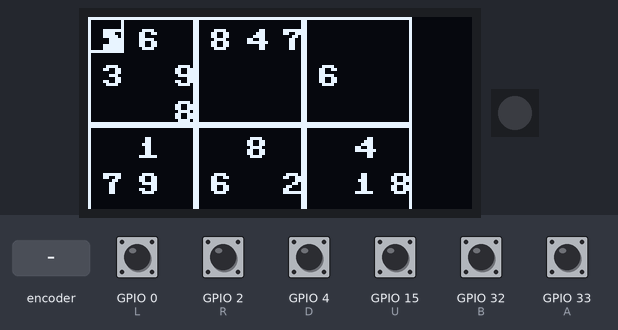
Recording of a program running on a simulated ESP32 board running MicroPython. Parts: 128×64 one-colour display, 1 RGB LEDs in strip order, left to right. The inputs (shaded band) are chosen by the test bench; at power-on: GPIO 0 (L), GPIO 2 (R), GPIO 4 (D), GPIO 15 (U), GPIO 32 (B), GPIO 33 (A) HIGH. Random numbers come from a fixed seed; library files of the repository ran but are not shown: ssd1306.py.

Above: at 5.0 s.
5.1 s: GPIO 2 (R) pulled LOW for 1 s
At 6.8 s:
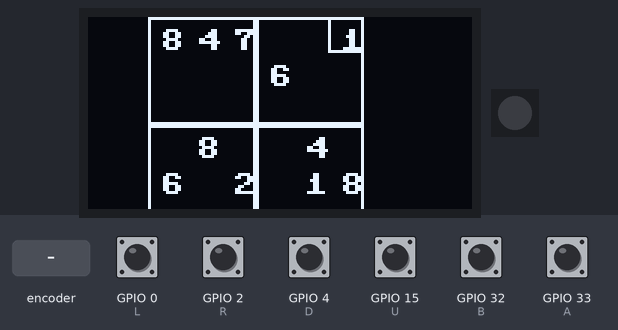
7.6 s: rotary encoder on GPIO 33 (A) / GPIO 32 (B) turned 2 steps (second pin leading)
At 8.5 s:
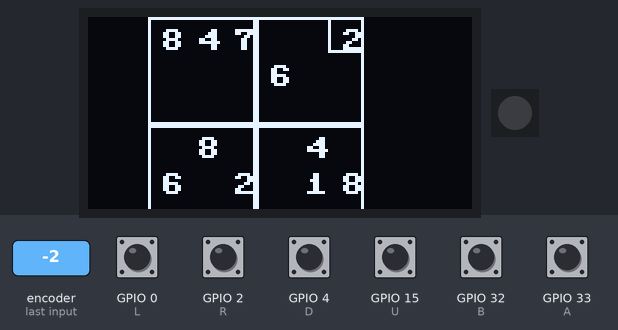
9.5 s: GPIO 0 (L) pulled LOW for 0.15 s
At 10.8 s:
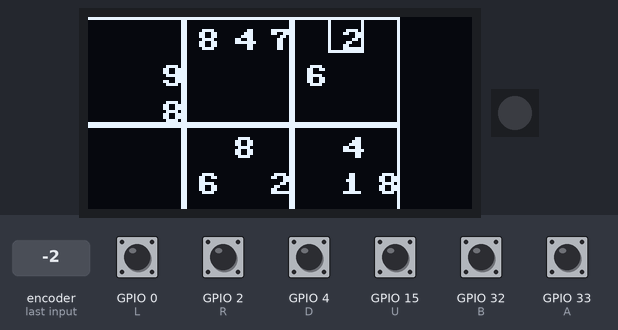
11.1 s: GPIO 4 (D) pulled LOW for 0.15 s
At 12.3 s:
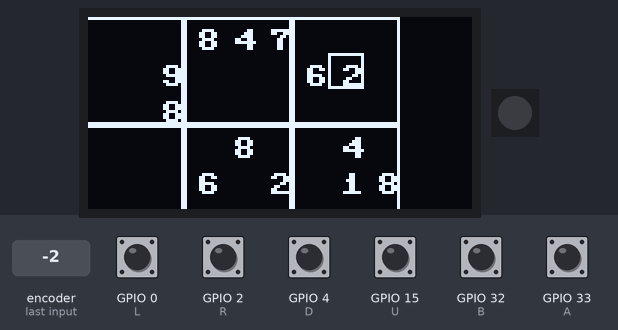
12.7 s: GPIO 0 (L) pulled LOW for 1 s
At 13.8 s:
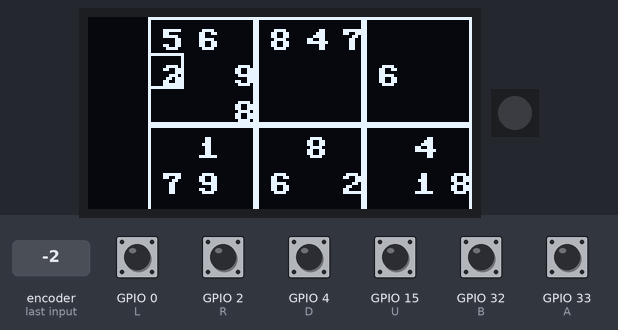
15.2 s: GPIO 15 (U) pulled LOW for 0.15 s
At 15.6 s:
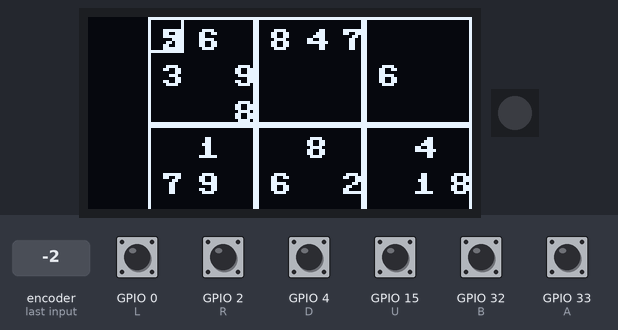
Timing chart, 0 to 17.8 s (numbered marks = the images above; inputs shaded):
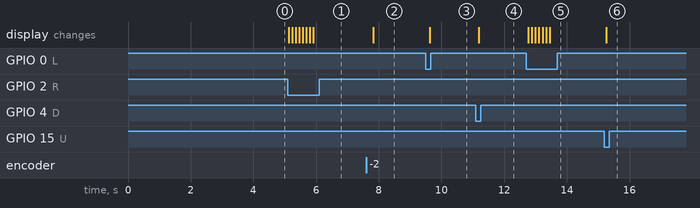

The program:

sudoku.py
```python
from badge import oled, btn
from time import sleep_ms
import random

# Define constants
CELL_SIZE = 12
GRID_SIZE = 9
GRID_WIDTH = GRID_SIZE * CELL_SIZE
GRID_HEIGHT = GRID_SIZE * CELL_SIZE
DISPLAY_WIDTH = 128
DISPLAY_HEIGHT = 64

# Define colors
COLOR_BLACK = 0
COLOR_WHITE = 1

class SudokuGame:
    def __init__(self):
        self.grid = [[0 for _ in range(GRID_SIZE)] for _ in range(GRID_SIZE)]
        self.generate_puzzle()
        self.selected_cell = [0, 0]
        self.selected_number = 1  # Initial selected number
        self.scroll_offset = [0, 0]

    def generate_puzzle(self):
        # Initialize a partially filled grid (for demonstration purposes)
        self.grids = [
            [[5, 3, 0, 0, 7, 0, 0, 0, 0],
             [6, 0, 0, 1, 9, 5, 0, 0, 0],
             [0, 9, 8, 0, 0, 0, 0, 6, 0],
             [8, 0, 0, 0, 6, 0, 0, 0, 3],
             [4, 0, 0, 8, 0, 3, 0, 0, 1],
             [7, 0, 0, 0, 2, 0, 0, 0, 6],
             [0, 6, 0, 0, 0, 0, 2, 8, 0],
             [0, 0, 0, 4, 1, 9, 0, 0, 5],
             [0, 0, 0, 0, 8, 0, 0, 7, 9]],

            [[0, 2, 0, 0, 7, 0, 0, 0, 0],
             [6, 0, 0, 1, 0, 5, 0, 0, 0],
             [0, 0, 8, 0, 0, 0, 0, 6, 0],
             [8, 0, 0, 0, 6, 0, 0, 0, 3],
             [4, 0, 0, 8, 0, 3, 0, 0, 1],
             [7, 0, 0, 0, 2, 0, 0, 0, 6],
             [0, 6, 0, 0, 0, 0, 2, 8, 0],
             [0, 0, 0, 4, 1, 9, 0, 0, 5],
             [0, 0, 0, 0, 8, 0, 0, 7, 9]],

            [[8, 0, 4, 0, 2, 0, 1, 0, 6],
             [0, 0, 0, 0, 0, 0, 0, 8, 0],
             [5, 0, 0, 0, 0, 7, 0, 0, 0],
             [0, 6, 0, 2, 0, 0, 0, 0, 0],
             [0, 0, 1, 0, 6, 0, 3, 0, 4],
             [0, 0, 0, 0, 0, 0, 0, 0, 9],
             [4, 0, 0, 5, 0, 0, 8, 0, 3],
             [0, 0, 0, 0, 3, 0, 0, 9, 0],
             [0, 0, 8, 0, 0, 0, 0, 2, 0]],
        ]

        #choose random grid
        self.grid = random.choice(self.grids)

    def draw(self):
        oled.fill(0)

        # Determine the visible range of cells
        start_x = max(0, self.selected_cell[0] - DISPLAY_WIDTH // CELL_SIZE // 2)
        start_y = max(0, self.selected_cell[1] - DISPLAY_HEIGHT // CELL_SIZE // 2)
        end_x = min(GRID_SIZE, start_x + DISPLAY_WIDTH // CELL_SIZE)
        end_y = min(GRID_SIZE, start_y + DISPLAY_HEIGHT // CELL_SIZE)

        # Draw grid lines within the 3x3 grid
        for i in range(start_x // 3 * 3, (end_x + 2) // 3 * 3, 3):
            for j in range(start_y // 3 * 3, (end_y + 2) // 3 * 3, 3):
                oled.rect((i - start_x) * CELL_SIZE - self.scroll_offset[0],
                          (j - start_y) * CELL_SIZE - self.scroll_offset[1],
                          3 * CELL_SIZE, 3 * CELL_SIZE, COLOR_WHITE)

        # Draw numbers
        for i in range(start_x, end_x):
            for j in range(start_y, end_y):
                number = str(self.grid[i][j]) if self.grid[i][j] != 0 else ""
                x = (i - start_x) * CELL_SIZE - self.scroll_offset[0] + 4
                y = (j - start_y) * CELL_SIZE - self.scroll_offset[1] + 4
                oled.text(number, x, y, COLOR_WHITE)

                # Display selected number in the selected cell
                if [i, j] == self.selected_cell:
                    oled.text(str(self.selected_number), x, y, COLOR_WHITE)

        # Highlight selected cell
        x = (self.selected_cell[0] - start_x) * CELL_SIZE - self.scroll_offset[0]
        y = (self.selected_cell[1] - start_y) * CELL_SIZE - self.scroll_offset[1]
        oled.rect(x, y, CELL_SIZE, CELL_SIZE, COLOR_WHITE)

        oled.show()

    def handle_input(self):
        # Record the initial selected cell position for comparison
        initial_selected_cell = self.selected_cell.copy()

        if btn.U.value() == 0:
            if self.selected_cell[1] > 0:
                self.selected_cell[1] -= 1
                if self.selected_cell[1] < self.scroll_offset[1] // CELL_SIZE:
                    self.scroll_offset[1] -= CELL_SIZE
        elif btn.D.value() == 0:
            if self.selected_cell[1] < GRID_SIZE - 1:
                self.selected_cell[1] += 1
                if self.selected_cell[1] >= (self.scroll_offset[1] + DISPLAY_HEIGHT // CELL_SIZE):
                    self.scroll_offset[1] += CELL_SIZE
        elif btn.L.value() == 0:
            if self.selected_cell[0] > 0:
                self.selected_cell[0] -= 1
                if self.selected_cell[0] < self.scroll_offset[0] // CELL_SIZE:
                    self.scroll_offset[0] -= CELL_SIZE
        elif btn.R.value() == 0:
            if self.selected_cell[0] < GRID_SIZE - 1:
                self.selected_cell[0] += 1
                if self.selected_cell[0] >= (self.scroll_offset[0] + DISPLAY_WIDTH // CELL_SIZE):
                    self.scroll_offset[0] += CELL_SIZE
        elif btn.A.value() == 0:  # Clear or enter number into the cell
            self.enter_number()
        elif btn.B.value() == 0:  # Cycle through numbers
            self.selected_number = (self.selected_number % 9) + 1

        # Check if the selected cell position has changed
        if initial_selected_cell != self.selected_cell:
            # Ensure the scroll offset does not go beyond the board boundaries
            self.scroll_offset[0] = min(max(0, self.scroll_offset[0]), GRID_WIDTH - DISPLAY_WIDTH)
            self.scroll_offset[1] = min(max(0, self.scroll_offset[1]), GRID_HEIGHT - DISPLAY_HEIGHT)

    def enter_number(self):
        cell_value = self.grid[self.selected_cell[0]][self.selected_cell[1]]
        # If the selected cell is empty, enter the selected number into the cell
        if cell_value == 0:
            # If the number is valid (no conflicts), update the grid
            if self.is_valid_move(self.selected_number, self.selected_cell[0], self.selected_cell[1]):
                self.grid[self.selected_cell[0]][self.selected_cell[1]] = self.selected_number
        # If the selected cell is occupied, clear it
        else:
            self.grid[self.selected_cell[0]][self.selected_cell[1]] = 0

    def is_valid_move(self, number, row, col):
        # Check if placing 'number' at (row, col) violates Sudoku rules
        # 1. Check row
        for i in range(GRID_SIZE):
            if self.grid[i][col] == number:
                return False

        # 2. Check column
        for j in range(GRID_SIZE):
            if self.grid[row][j] == number:
                return False

        # 3. Check 3x3 box
        start_row, start_col = 3 * (row // 3), 3 * (col // 3)
        for i in range(start_row, start_row + 3):
            for j in range(start_col, start_col + 3):
                if self.grid[i][j] == number:
                    return False

        return True

    def is_game_over(self):
        # Check if the game is over (i.e., the grid is completely filled)
        for i in range(GRID_SIZE):
            for j in range(GRID_SIZE):
                if self.grid[i][j] == 0:
                    return False
        return True

def app_start():
    game = SudokuGame()

    while not game.is_game_over():
        game.handle_input()
        game.draw()
        sleep_ms(100)

    oled.fill(0)
    oled.text("Game Over!", 30, 28, COLOR_WHITE)
    oled.show()

    while True:
        if btn.B.value()==0:
            return

app_start()
```

badge.py
```python
import network
import ssd1306
from neopixel import NeoPixel
from machine import Pin,I2C,ADC

class btn:
	U=Pin(15,Pin.IN,Pin.PULL_UP)
	D=Pin(4,Pin.IN,Pin.PULL_UP)
	L=Pin(0,Pin.IN,Pin.PULL_UP)
	R=Pin(2,Pin.IN,Pin.PULL_UP)
	A=Pin(33,Pin.IN,Pin.PULL_UP)
	B=Pin(32,Pin.IN,Pin.PULL_UP)

i2c = I2C(scl=Pin(22),sda=Pin(21),freq=10000000)
oled = ssd1306.SSD1306_I2C(128,64,i2c,0x3c)

np = NeoPixel(Pin(13), 1)

def readConfig():
	import ujson
	config = ujson.load(open('/config.json'))
	return config

def writeConfig(config): # Use responsibly
	cfile = open('/config.json','w')
	import ujson
	ujson.dump(config, cfile)
	cfile.close()

wlanSTA = network.WLAN(network.STA_IF)
wlan = wlanSTA
def connectWifi(creds=-1):
	if creds == -1: creds = readConfig()['wifi']
	wlan.active(True)
	wlan.connect(creds[0],creds[1])
	return wlan

wlanAP = network.WLAN(network.AP_IF)
class battery:
	def __init__(self,vadc=35):
		self.VBAT = ADC(Pin(vadc))
		self.VBAT.width(ADC.WIDTH_12BIT)
		self.VBAT.atten(ADC.ATTN_11DB)
		self.CALIB = 3.6 * 2
		self.VMIN = round(3.4 / self.CALIB * 4096)
		self.VMAX = round(4.3 / self.CALIB * 4096)
	def voltage(self): return self.VBAT.read() / 4096 * self.CALIB
	def percentage(self): return (self.VBAT.read() - self.VMIN) / (self.VMAX - self.VMIN)

BAT = battery()
```

Measured:
- after the input at 5.1 s, the display: first changes at once (image 1 shows a later state)
- after the input at 7.6 s, the display: changes after 0.22 s (image 2)
- after the input at 9.5 s, the display: changes after 0.12 s (image 3)
- after the input at 11.1 s, the display: changes after 0.09 s (image 4)
- after the input at 12.7 s, the display: first changes after 0.07 s (image 5 shows a later state)
- after the input at 15.2 s, the display: changes after 0.06 s (image 6)
